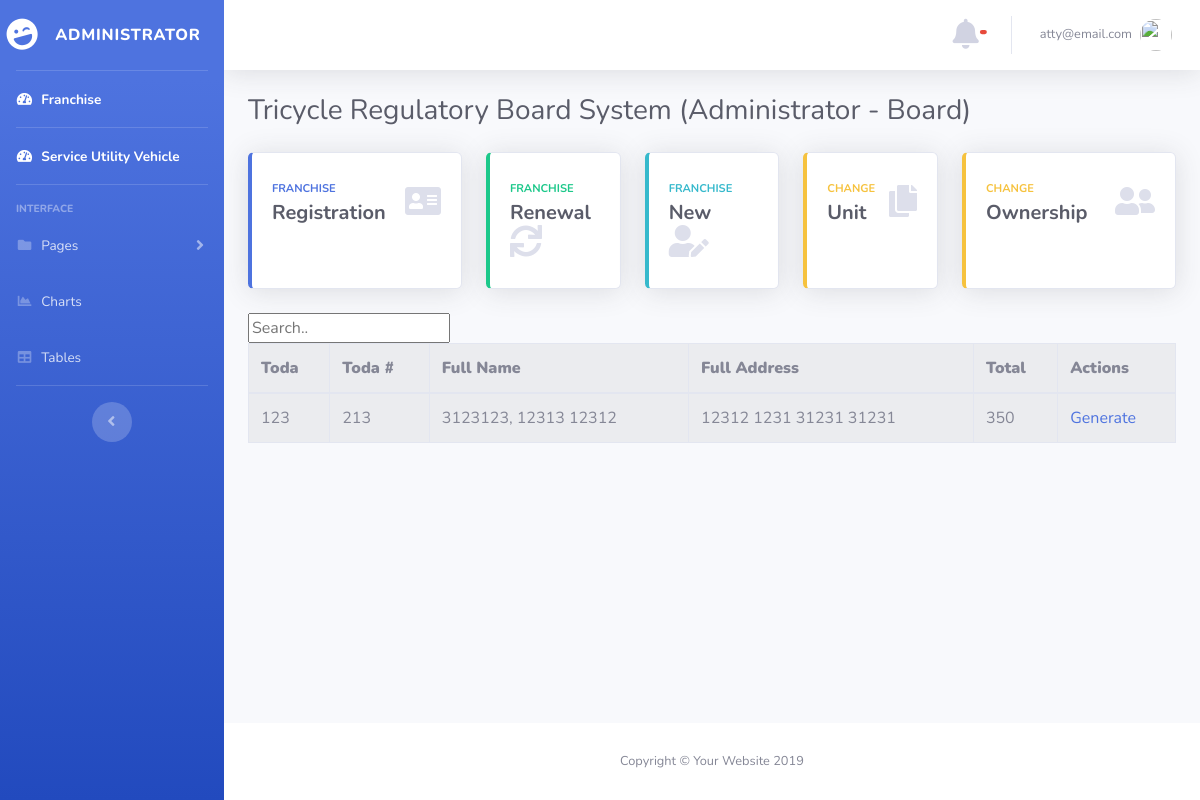
The app's page /atty/index_table.php (signed in) with its own data.
### tables this page shows
CREATE TABLE `or_payments` (
  `id_payment` int(6) NOT NULL,
  `id_no` int(6) NOT NULL,
  `reg_fee` int(6) NOT NULL,
  `mch` int(6) NOT NULL,
  `reg_sticker` int(6) NOT NULL,
  `petition` int(6) NOT NULL,
  `confirmation` int(6) NOT NULL,
  `inspection` int(6) NOT NULL,
  `supervision` int(6) NOT NULL,
  `fare_sticker` int(6) NOT NULL,
  `plate_sticker` int(6) NOT NULL,
  `others` text NOT NULL,
  `total_amount` text NOT NULL,
  `sticker_no` text NOT NULL,
  `or_date` text NOT NULL,
  `seen_status` int(11) NOT NULL
);

CREATE TABLE `tricycle_operator` (
  `id_no` int(11) NOT NULL,
  `first_name` varchar(25) NOT NULL,
  `middle_name` varchar(25) NOT NULL,
  `last_name` varchar(25) NOT NULL,
  `house_no` varchar(25) NOT NULL,
  `street` varchar(25) NOT NULL,
  `barangay` varchar(25) NOT NULL,
  `city` varchar(25) NOT NULL,
  `case_no` varchar(25) NOT NULL,
  `toda` varchar(25) NOT NULL,
  `toda_no` smallint(6) NOT NULL,
  `make` varchar(25) NOT NULL,
  `motor_no` varchar(25) NOT NULL,
  `chasis_no` varchar(25) NOT NULL,
  `plate_no` varchar(25) NOT NULL,
  `date` varchar(25) NOT NULL,
  `unit` smallint(6) NOT NULL,
  `status` int(6) NOT NULL,
  `seen_status` int(11) NOT NULL
);

### atty/index_table.php (the view, shortened to what this page needs)
<!DOCTYPE html>
<html lang="en">
<head>
  <link href="../vendor/fontawesome-free/css/all.min.css" rel="stylesheet" type="text/css">
  <link href="../css/sb-admin-2.min.css" rel="stylesheet">
</head>
<body id="page-top">
  <?php require('nav.php');  ?>
        <div class="container-fluid">
          <div class="d-sm-flex align-items-center justify-content-between mb-4">
            <h1 class="h3 mb-0 text-gray-800">Tricycle Regulatory Board System (Administrator - Board)</h1>
          </div>
          <div class="row">
            <div class="col-xl-3 col-md-6 mb-4">
              <a href="registration.php">
              <div class="card border-left-primary shadow h-100 py-2">
                <div class="card-body">
                  <div class="row no-gutters align-items-center">
                    <div class="col mr-2">
                      <div class="text-xs font-weight-bold text-primary text-uppercase mb-1">Franchise</div>
                      <div class="h5 mb-0 font-weight-bold text-gray-800">Registration</div>
                    </div>
                    <div class="col-auto">
                      <i class="fas fa-address-card fa-2x text-gray-300"></i>
                    </div>
                  </div>
                </div>
              </div>
              </a>
            </div>
            <div class="col-xl-2 col-md-6 mb-4">
              <a href="renewal.php">
              <div class="card border-left-success shadow h-100 py-2">
                <div class="card-body">
                  <div class="row no-gutters align-items-center">
                    <div class="col mr-2">
                      <div class="text-xs font-weight-bold text-success text-uppercase mb-1">FRANCHISE</div>
                      <div class="h5 mb-0 font-weight-bold text-gray-800">Renewal</div>
                    </div>
                    <div class="col-auto">
                      <i class="fas fa-sync fa-2x text-gray-300"></i>
                    </div>
                  </div>
                </div>
              </div>
              </a>
            </div>
            <div class="col-xl-2 col-md-6 mb-4">
              <a href="new.php">
              <div class="card border-left-info shadow h-100 py-2">
                <div class="card-body">
                  <div class="row no-gutters align-items-center">
                    <div class="col mr-2">
                      <div class="text-xs font-weight-bold text-info text-uppercase mb-1">Franchise</div>
                      <div class="row no-gutters align-items-center">
                        <div class="col-auto">
                          <div class="h5 mb-0 mr-3 font-weight-bold text-gray-800">New</div>
                        </div>
                      </div>
                    </div>
                    <div class="col-auto">
                      <i class="fas fa-user-edit fa-2x text-gray-300"></i>
                    </div>
                  </div>
                </div>
              </div>
              </a>
            </div>
            <div class="col-xl-2 col-md-6 mb-4">
              <a href="change_unit.php">
              <div class="card border-left-warning shadow h-100 py-2">
                <div class="card-body">
                  <div class="row no-gutters align-items-center">
                    <div class="col mr-2">
                      <div class="text-xs font-weight-bold text-warning text-uppercase mb-1">Change </div>
                      <div class="h5 mb-0 font-weight-bold text-gray-800">Unit</div>
                    </div>
                    <div class="col-auto">
                      <i class="fas fa-copy fa-2x text-gray-300"></i>
                    </div>
                  </div>
                </div>
              </div>
              </a>
            </div>
          <div class="col-xl-3 col-md-6 mb-4">
            <a href="change_ownership.php">
            <div class="card border-left-warning shadow h-100 py-2">
              <div class="card-body">
                <div class="row no-gutters align-items-center">
                  <div class="col mr-2">
                    <div class="text-xs font-weight-bold text-warning text-uppercase mb-1">Change</div>
                    <div class="h5 mb-0 font-weight-bold text-gray-800"> Ownership</div>
                  </div>
                  <div class="col-auto">
                    <i class="fas fa-user-friends fa-2x text-gray-300"></i>
                  </div>
                </div>
              </div>
            </div>
            </a>
          </div>
        </div>
 <input id="myInput" type="text" placeholder="Search.." style="display: block;">
       <?php
require ("../database.php");
$result = ' SELECT *
            FROM tricycle_operator
            INNER JOIN or_payments ON tricycle_operator.id_no = or_payments.id_no
            WHERE tricycle_operator.status = 5;';
  $statement = $connection->prepare($result);
      $statement->execute();
      $payments = $statement->fetchAll(PDO::FETCH_OBJ);
echo "<table border='1'  class='table table-striped table-bordered table-hover' id='dataTables-example' >
<tr>
<th><b>Toda</b></td></th>
<th><b>Toda #</b></td></th>
<th><b>Full Name</b></td></th>
<th><b>Full Address</b></td></th>
<th><b>Total</b></td></th>
<th><b>Actions</b></td></th>
<tbody id='myTable'>";
   foreach($payments as $package):
      $fname= $package->first_name;
      $mname= $package->middle_name;
      $lname= $package->last_name;
      $fullname= $lname .', '. $fname .' '.$mname;
      $house_no = $package->house_no;
      $street = $package->street;
      $barangay = $package->barangay;
      $city= $package->city;
      $full_add =  $house_no .' '. $street .' '.$barangay.' '.$city;
    echo "<tr id=".$package->id_no.">";
    echo "<td >".$package->toda."</td>";
    echo "<td >".$package->toda_no."</td>";
    echo "<td >".$fullname."</td>";
    echo "<td >".$full_add."</td>";
    echo "<td >".$package->total_amount."</td>";
    echo "<td ><a href='generate.php?userid=".$package->id_no."'>Generate</a>
      </td>";
 endforeach;
 echo "
 </tbody>
 </table>";
?>
        </div>
      </div>
      <footer class="sticky-footer bg-white">
        <div class="container my-auto">
          <div class="copyright text-center my-auto">
            <span>Copyright &copy; Your Website 2019</span>
          </div>
        </div>
      </footer>
    </div>
  </div>
</body>
</html>

### records on screen
or_payments: id_no.toda "123", id_no.toda_no "213", id_no.middle_name "3123123, 12313 12312", id_no.city "12312 1231 31231 31231", total_amount "350"

### other values on screen
$username1 "atty@email.com"
